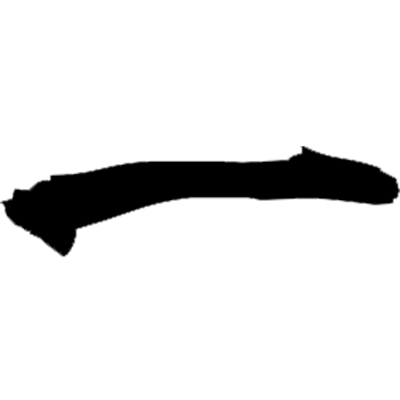
#> input picture ImagenesNrosChinos/Número  1.png, 400 x 400 px, found by its file name; its folder holds only this picture in this run
$ jupyter execute --allow-errors 'RNA HFD Imag Nros Chinos.ipynb'   (older library calls are emulated)
#> lines starting #> are read from the running program, lines starting #| are printed output that depends on the picture
# Demo RNA de Hopfield para procesar imágenes e identificar TIPOS de caracteres Chinos de Números
Funciones adaptadas de https://github.com/yosukekatada/Hopfield_network/blob/master/hopfield.py

1) Cargar librerías:

[cell 1]
#@title Librerías a usar

import tensorflow as tf
from matplotlib import pyplot as plt
import pandas as pd
import numpy as np
import os

from PIL import Image
from PIL import ImageDraw
import random
import copy

import ipywidgets as widgets
from ipywidgets import Box, Layout

print("Librerías cargadas")

2) Montar el Drive:

[cell 2]
from google.colab import drive
drive.mount('/content/gdrive', force_remount=True)

# directorio local en Google Drive
path = 'gdrive/My Drive/IA/IA-RNA/ImagenesNrosChinos' #@param {type:"string"}

3) Cargar imágenes para entrenar el modelo:

[cell 3]
#@title Cargar las imágenes

imagen_ancho_alto =  50 #@param {type:"integer"}
imagen_ajustar_tamaño_x = 5 #@param {type:"integer"}
imagen_ajustar_tamaño_y = 10 #@param {type:"integer"}

## aplicación de los parámetros elegidos
if imagen_ancho_alto<=10:
  imagen_ancho_alto = 10
IMAGE_SHAPE = (imagen_ancho_alto, imagen_ancho_alto, 1)
print ("Tamaño Imagen: ", IMAGE_SHAPE)
cropSizeX =  0
if imagen_ajustar_tamaño_x>=0:
  cropSizeX = imagen_ajustar_tamaño_x
cropSizeY =  0
if imagen_ajustar_tamaño_y>=0:
  cropSizeY = imagen_ajustar_tamaño_y


# carga las imágenes PIL en un vector
def cargarImagenes(imagPath, mostrarImg=False):
#> called with mostrarImg = True
  print("\n> Cargando imágenes de ", imagPath, ":")
  imagFN = os.listdir( imagPath )
  imagFN.sort()
  arClases = []
  arImages = []
  for each_imagFN in imagFN:
    # cargar imagen
    imag = Image.open(imagPath + "/" + each_imagFN)
#> imag is the input picture: PIL image 400x400 RGBA; mean R, G, B, A 227.4, 227.4, 227.4, 255
    # ajusta tamaño y BN
    if IMAGE_SHAPE[2]==1:
      tipoImage = 'L'
    else:
      tipoImage = 'RGB'
    imag = imag.convert(tipoImage)
#> imag: PIL image 400x400 L
    imag = imag.resize((IMAGE_SHAPE[0], IMAGE_SHAPE[1]))
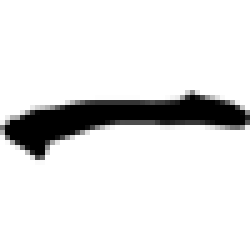
#> imag: PIL image 50x50 L (shown 5 times larger); min 0, max 255, mean 227.4
    # raliza el crop si corresponde
    imag = imag.crop((cropSizeX, cropSizeY, IMAGE_SHAPE[0]-cropSizeX, IMAGE_SHAPE[1]-cropSizeY))
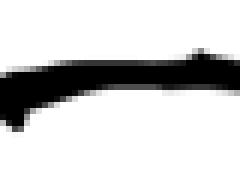
#> imag: PIL image 40x30 L (shown 6 times larger); min 0, max 255, mean 206.2
    clase = os.path.splitext(each_imagFN)[0]
    arClases.append( clase )
    arImages.append( imag )
    if mostrarImg:
      print("\n", clase)
      display( imag )
  return arImages, arClases


# carga las imágenes
images_original, clases_original = cargarImagenes(path, True )
#> images_original = 1 item; clases_original = ['Número  1']

print("\n\n> Imágenes cargadas para Entrenamiento: ", len(images_original))
#| > Imágenes cargadas para Entrenamiento:  1

$ run again, on ImagenesNrosChinos/Número  5.png
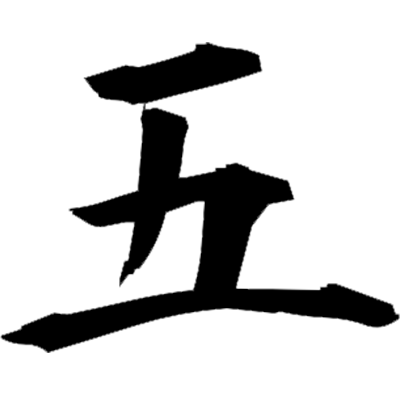
#> input picture ImagenesNrosChinos/Número  5.png, 400 x 400 px, found by its file name
#> in cargarImagenes, imag is the input picture: PIL image 400x400 RGBA; mean R, G, B, A 206.4, 206.4, 206.4, 255
#> in cargarImagenes, `imag = imag.resize((IMAGE_SHAPE[0], IMAGE_SHAPE[1]))`:
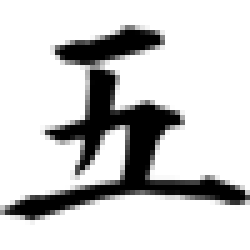
#> imag: PIL image 50x50 L (shown 5 times larger); min 0, max 255, mean 206.4
#> in cargarImagenes, `imag = imag.crop((cropSizeX, cropSizeY, IMAGE_SHAPE[0]-cropSizeX, IMAG..`:
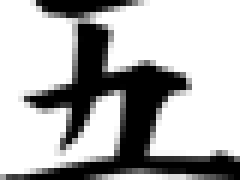
#> imag: PIL image 40x30 L (shown 6 times larger); min 0, max 255, mean 177.7
#> images_original = 1 item; clases_original = ['Número  5']
#| > Imágenes cargadas para Entrenamiento:  1

$ run again, on ImagenesNrosChinos/Número  6.png
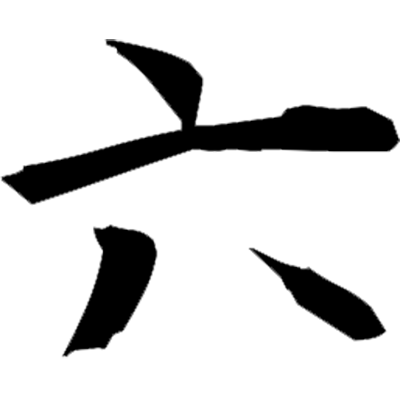
#> input picture ImagenesNrosChinos/Número  6.png, 400 x 400 px, found by its file name
#> in cargarImagenes, imag is the input picture: PIL image 400x400 RGBA; mean R, G, B, A 212.9, 212.9, 212.9, 255
#> in cargarImagenes, `imag = imag.resize((IMAGE_SHAPE[0], IMAGE_SHAPE[1]))`:
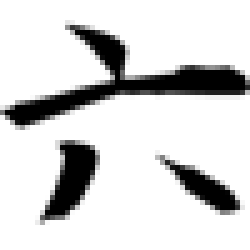
#> imag: PIL image 50x50 L (shown 5 times larger); min 0, max 255, mean 212.9
#> in cargarImagenes, `imag = imag.crop((cropSizeX, cropSizeY, IMAGE_SHAPE[0]-cropSizeX, IMAG..`:
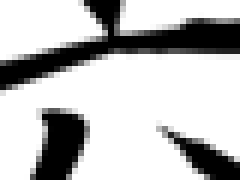
#> imag: PIL image 40x30 L (shown 6 times larger); min 0, max 255, mean 189.2
#> images_original = 1 item; clases_original = ['Número  6']
#| > Imágenes cargadas para Entrenamiento:  1

$ run again, on ImagenesNrosChinos/Número  7.png
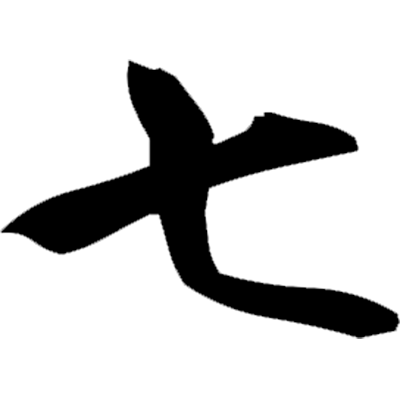
#> input picture ImagenesNrosChinos/Número  7.png, 400 x 400 px, found by its file name
#> in cargarImagenes, imag is the input picture: PIL image 400x400 RGBA; mean R, G, B, A 205.4, 205.4, 205.4, 255
#> in cargarImagenes, `imag = imag.resize((IMAGE_SHAPE[0], IMAGE_SHAPE[1]))`:
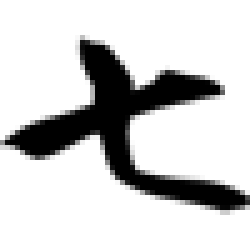
#> imag: PIL image 50x50 L (shown 5 times larger); min 0, max 255, mean 205.4
#> in cargarImagenes, `imag = imag.crop((cropSizeX, cropSizeY, IMAGE_SHAPE[0]-cropSizeX, IMAG..`:
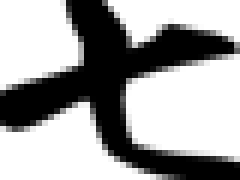
#> imag: PIL image 40x30 L (shown 6 times larger); min 0, max 255, mean 162.2
#> images_original = 1 item; clases_original = ['Número  7']
#| > Imágenes cargadas para Entrenamiento:  1

$ run again, on ImagenesNrosChinos/Número  2.png
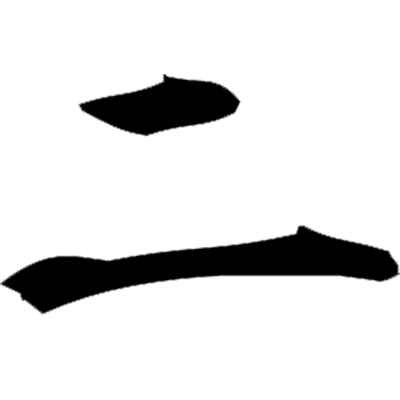
#> input picture ImagenesNrosChinos/Número  2.png, 400 x 400 px, found by its file name
#> in cargarImagenes, imag is the input picture: PIL image 400x400 RGBA; mean R, G, B, A 224.1, 224.1, 224.1, 255
#> in cargarImagenes, `imag = imag.resize((IMAGE_SHAPE[0], IMAGE_SHAPE[1]))`:
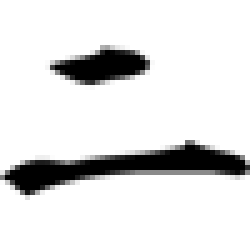
#> imag: PIL image 50x50 L (shown 5 times larger); min 0, max 255, mean 224.1
#> in cargarImagenes, `imag = imag.crop((cropSizeX, cropSizeY, IMAGE_SHAPE[0]-cropSizeX, IMAG..`:
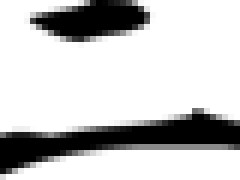
#> imag: PIL image 40x30 L (shown 6 times larger); min 0, max 255, mean 197.9
#> images_original = 1 item; clases_original = ['Número  2']
#| > Imágenes cargadas para Entrenamiento:  1
